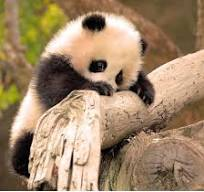
#> input picture images/04.jpeg, 204 x 192 px, found by its file name
$ jupyter execute Baitap19.ipynb
#> lines starting #> are read from the running program, lines starting #| are printed output that depends on the picture
[cell 1]
import cv2

my_path = "../ThiGiacMayTinh/images/04.jpeg"

img = cv2.imread(my_path)
#> img is the input picture: shape (192, 204, 3); mean B, G, R 105, 134.1, 159.4
print(img)
#> (printed output is left out)

[cell 2]
print("Image shape: ", img.shape)
#| Image shape:  (192, 204, 3)
x, y, z = img.shape
#> x = 192; y = 204; z = 3
print(x)
#| 192
print(y)
#| 204
print(z)
#| 3

[cell 3]
cv2.imshow("Image", img)
cv2.waitKey(10000)

cv2.destroyWindow("Image")

[cell 4]
r, g, b = cv2.split(img)
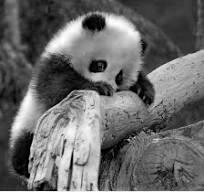
#> r: shape (192, 204); min 0, max 255, mean 105
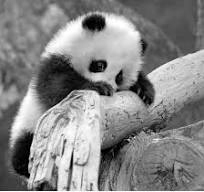
#> g: shape (192, 204); min 0, max 255, mean 134.1
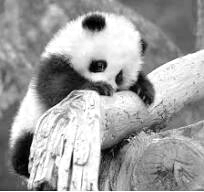
#> b: shape (192, 204); min 0, max 255, mean 159.4
cv2.imshow("Red", r)
cv2.imshow("Green", g)
cv2.imshow("Blue", b)

cv2.waitKey(0)
cv2.destroyAllWindows()

[cell 5]
gray_img = cv2.cvtColor(img, cv2.COLOR_BGR2GRAY)
rgb_img = cv2.cvtColor(img, cv2.COLOR_BGR2RGB)
cv2.imshow("Gray Image", gray_img)
cv2.imshow("RGB Image", rgb_img)

cv2.waitKey(0)
cv2.destroyAllWindows()

[cell 6]
def display(title, img):
    cv2.imshow(title, img)
    cv2.waitKey(0)
    cv2.destroyWindow(title)

[cell 7]
height, width, z = img.shape
#> height = 192; width = 204
quarter_height = height / 2
#> quarter_height = 96
quarter_width = width / 2
#> quarter_width = 102

green_img = (0, 255, 0)

img2 = img.copy()

for y in range(int(quarter_height)):
    for x in range(int(quarter_width)):
        img2[y, x] = green_img
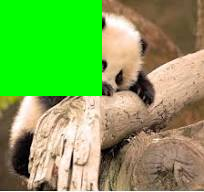
#> img2: shape (192, 204, 3); mean B, G, R 84.8, 167.4, 123.6

display("Image", img)
display("Image 2", img2)

$ run again, with images/01.jpeg copied over images/04.jpeg
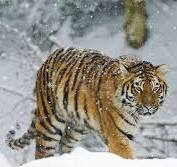
#> input picture images/01.jpeg, 177 x 167 px, found by its file name
#> img is the input picture: shape (167, 177, 3); mean B, G, R 138, 145.9, 149.2
#> (printed output is left out)
#| Image shape:  (167, 177, 3)
#| 167
#| 177
#| 3
#> `r, g, b = cv2.split(img)`:
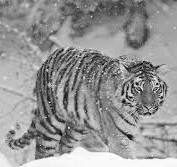
#> b: shape (167, 177); min 0, max 255, mean 149.2
#> after the loop `for y in range(int(quarter_height)):`:
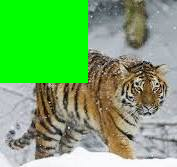
#> img2: shape (167, 177, 3); mean B, G, R 103.1, 173.7, 114.7

$ run again, with images/02.jpeg copied over images/04.jpeg
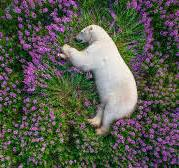
#> input picture images/02.jpeg, 179 x 168 px, found by its file name
#> img is the input picture: shape (168, 179, 3); mean B, G, R 77.1, 89.6, 87
#> (printed output is left out)
#| Image shape:  (168, 179, 3)
#| 168
#| 179
#| 3
#> `gray_img = cv2.cvtColor(img, cv2.COLOR_BGR2GRAY)`:
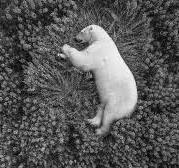
#> gray_img: shape (168, 179); min 0, max 254, mean 87.4
#> after the loop `for y in range(int(quarter_height)):`:
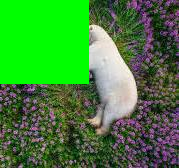
#> img2: shape (168, 179, 3); mean B, G, R 57.8, 132.8, 66.1

$ run again, with images/03.jpeg copied over images/04.jpeg
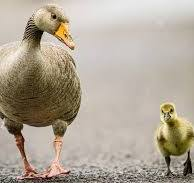
#> input picture images/03.jpeg, 194 x 183 px, found by its file name
#> img is the input picture: shape (183, 194, 3); mean B, G, R 150.6, 165.7, 176
#> (printed output is left out)
#| Image shape:  (183, 194, 3)
#| 183
#| 194
#| 3
#> `r, g, b = cv2.split(img)`:
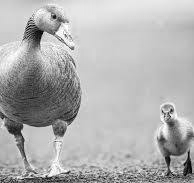
#> b: shape (183, 194); min 3, max 255, mean 176
#> after the loop `for y in range(int(quarter_height)):`:
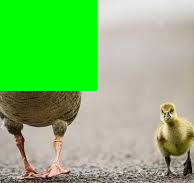
#> img2: shape (183, 194, 3); mean B, G, R 114, 187.4, 131.2
